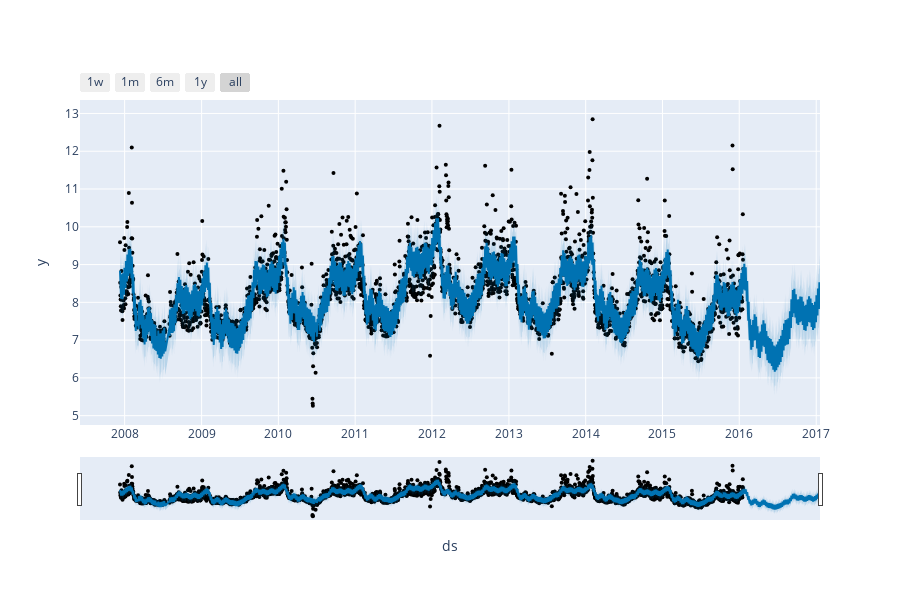

The code cell stored with this chart in its notebook:
### Code cell
from prophet.plot import plot_plotly, plot_components_plotly

plot_plotly(m, forecast)

### Figure 1 — Plotly figure (JSON) as saved in the notebook; plotly's stock layout.template omitted (floating-point values rounded to 4 significant figures; data arrays with more than 128 entries replaced by an {"elided": "..."} marker saying what was removed)
{"data": [{"marker": {"color": "black", "size": 4}, "mode": "markers", "name": "Actual", "type": "scatter", "x": {"elided": "2905 str values"}, "y": {"elided": "2905 float values"}}, {"hoverinfo": "skip", "line": {"width": 0}, "mode": "lines", "type": "scatter", "x": {"elided": "3270 str values"}, "y": {"elided": "3270 float values"}}, {"fill": "tonexty", "fillcolor": "rgba(0, 114, 178, 0.2)", "line": {"color": "#0072B2", "width": 2}, "mode": "lines", "name": "Predicted", "type": "scatter", "x": {"elided": "3270 str values"}, "y": {"elided": "3270 float values"}}, {"fill": "tonexty", "fillcolor": "rgba(0, 114, 178, 0.2)", "hoverinfo": "skip", "line": {"width": 0}, "mode": "lines", "type": "scatter", "x": {"elided": "3270 str values"}, "y": {"elided": "3270 float values"}}], "layout": {"height": 600, "showlegend": false, "width": 900, "xaxis": {"rangeselector": {"buttons": [{"count": 7, "label": "1w", "step": "day", "stepmode": "backward"}, {"count": 1, "label": "1m", "step": "month", "stepmode": "backward"}, {"count": 6, "label": "6m", "step": "month", "stepmode": "backward"}, {"count": 1, "label": "1y", "step": "year", "stepmode": "backward"}, {"step": "all"}]}, "rangeslider": {"visible": true}, "title": {"text": "ds"}, "type": "date"}, "yaxis": {"title": {"text": "y"}}}}
